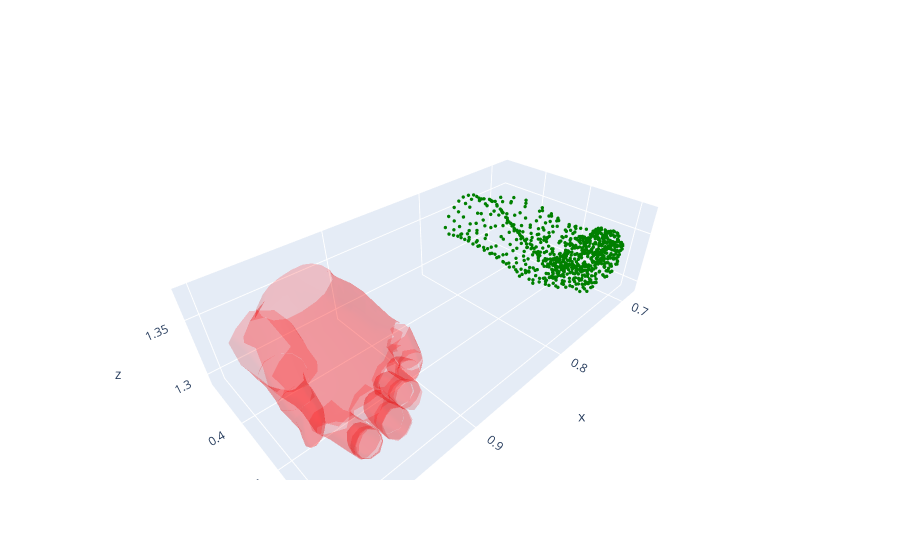

Notebook code for this chart:
### Markdown cell above
## Viz Mano + URDF

### Code cell
hand_ply = f"{frame_id}_{int(not use_left_hand)}.ply"
# hand_ply = f"{frame_id}_{1}.ply"

mano_mesh = trimesh.load_mesh(f"../data/{hand_ply}")
print(mano_mesh)

x, y, z = mano_mesh.vertices.T
# i, j, k = mano_mesh.faces.T

vis_data = source_model.get_plotly_data(q=sample_grasp_q, color='red', opacity=0.2)
vis_data += [
        go.Scatter3d(
            x=x, y=y, z=z,
            mode='markers',
            marker=dict(size=2, color='green')
        )
    ]


fig = go.Figure(data=vis_data)
fig.show()
# fig.write_html("gtransfer_test.html")
